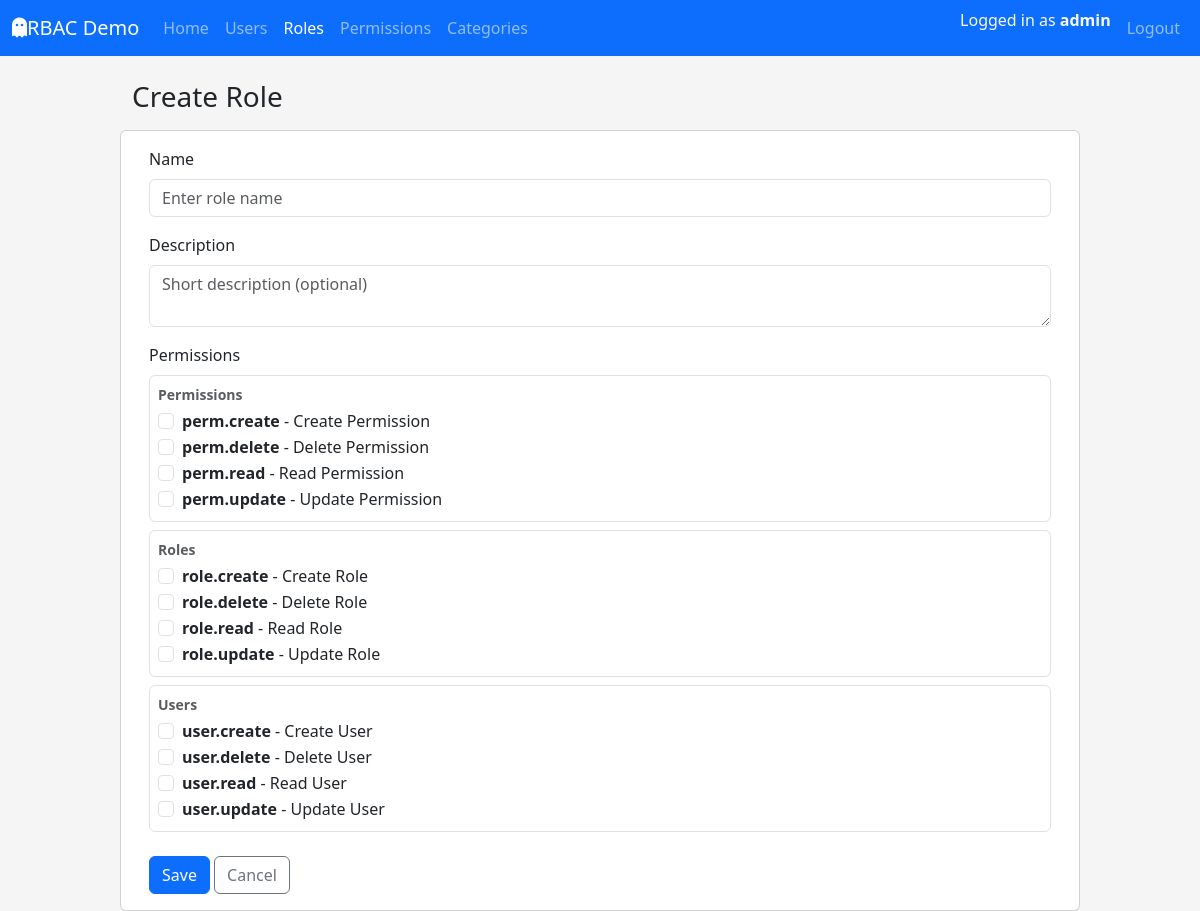
Before: /roles/create (signed in) with the older database file.
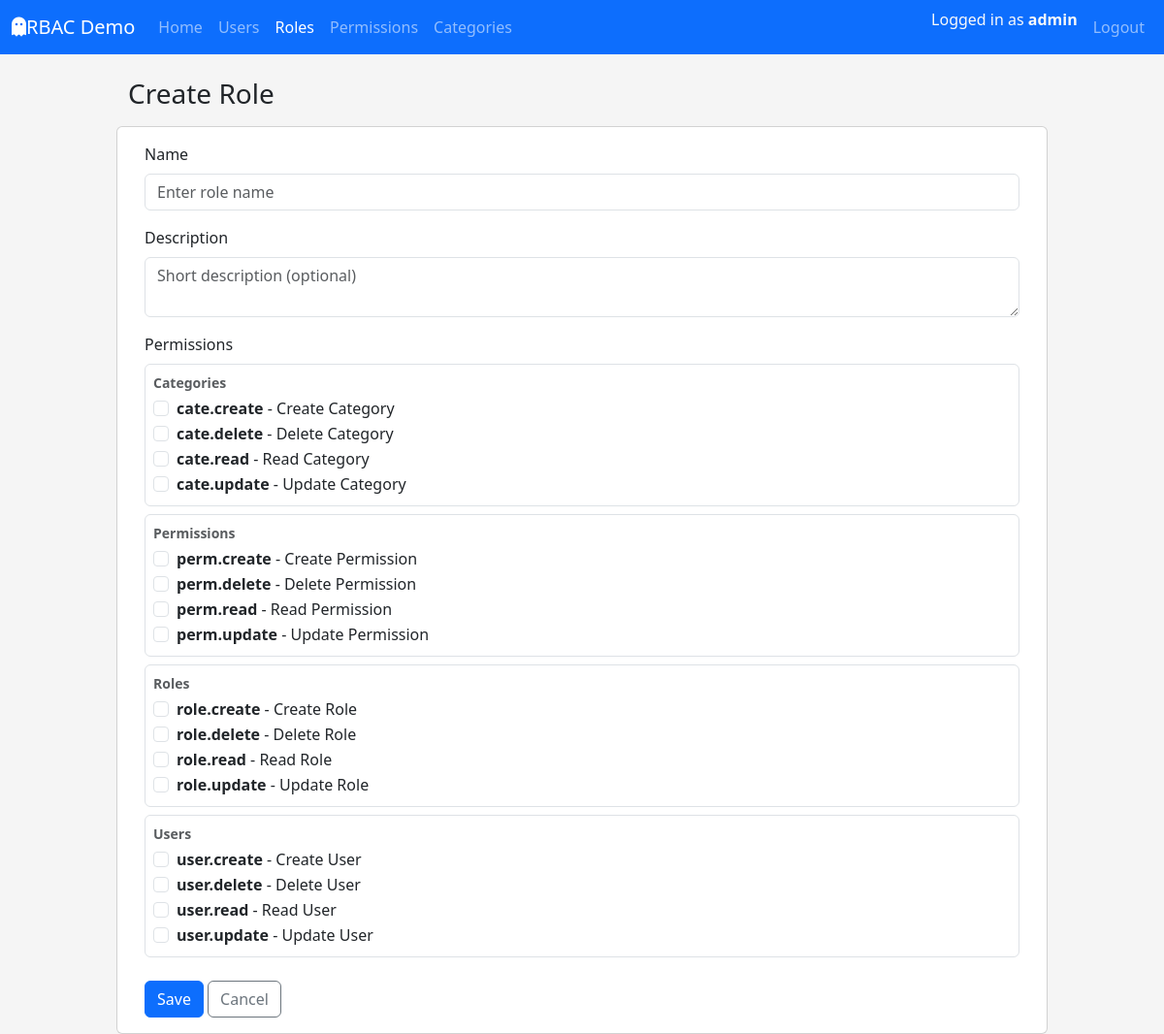
After: the same page with the newer database file.
### app/models/permission.py (models this page shows, shortened)
class PermissionTable(db.Model):
    __tablename__ = "tbl_permissions"
    id = db.Column(db.Integer, primary_key=True)
    code = db.Column(db.String(64), unique=True, nullable=False, index=True)
    name = db.Column(db.String(120), nullable=False)
    description = db.Column(db.String(255))
    module = db.Column(db.String(80), nullable=False, default="General")
    created_at = db.Column(db.DateTime, default=datetime.utcnow, nullable=False)
    updated_at = db.Column(db.DateTime, default=datetime.utcnow,onupdate=datetime.utcnow, nullable=False)
    roles = db.relationship("RoleTable", secondary=tbl_role_permissions, back_populates="permissions")

### app/routes/roles_route.py (the view, shortened to what this page needs)
@role_bp.route('/create', methods=['GET', 'POST'])
@login_required
@permission_required(Perm.ROLE_CREATE)
def create():
    form = RoleCreateForm()
    return render_template("roles/create.html", form=form)

### app/forms/role_forms.py (shortened to what this page needs)
class RoleCreateForm(FlaskForm):
    name = StringField(
        "Name",
        validators=[DataRequired(), Length(min=1, max=80)],
        render_kw={"placeholder": "Enter role name"}
    )
    description = TextAreaField(
        "Description",
        render_kw={"placeholder": "Short description (optional)"}
    )
    permission_ids = MultiCheckboxField(
        "Permissions",
        coerce=int,
        render_kw={"placeholder": "Permissions granted to this role"}
    )
    submit = SubmitField("Save")
    def __init__(self, *args, **kwargs):
        super().__init__(*args, **kwargs)
        self.permission_ids.choices = _permission_choices()
        self.permissions_by_module = _permissions_grouped_by_module()

### app/forms/role_forms.py (called while the page is built)
def _permission_choices():
    return [
        (perm.id, f"{perm.code} - {perm.name}")
        for perm in db.session.scalars(
            db.select(PermissionTable).order_by(PermissionTable.code)
        )
    ]

### app/models/user.py (called while the page is built)
    def get_permission_codes(self) -> set[str]:
        return {perm.code for role in self.roles for perm in role.permissions}

    def has_permission(self, permission_code: str) -> bool:
        return permission_code in self.get_permission_codes()

### app/templates/roles/create.html (shortened to what this page needs)
{% extends "layouts/base.html" %}
{% block content %}
    <div class="row">
        <div class="col-lg-8 col-xl-7">
            <div class="d-flex justify-content-between align-items-center mb-3">
                <h1 class="h3 mb-0">Create Role</h1>
            </div>
        </div>
        <div class="card">
            <div class="card-body">
                {% include "roles/_form.html" %}
            </div>
        </div>
    </div>
{% endblock  %}

### app/templates/roles/_form.html (shortened to what this page needs)
<form method="POST">
  <div class="mb-3">
    {{ form.name.label(class="form-label") }} {{ form.name(class="form-control")
    }}
  </div>
  <div class="mb-3">
    {{ form.description.label(class="form-label") }} {{
    form.description(class="form-control") }}
  </div>
  <div class="mb-3">
    <label class="form-label">{{ form.permission_ids.label.text }}</label>
    {% if form.permissions_by_module %}
    {% for module_name, perms in form.permissions_by_module.items() %}
    <div class="border rounded p-2 mb-2">
      <div class="fw-bold small text-muted mb-1">{{ module_name }}</div>
      {% for perm in perms %}
      <div class="form-check">
        <input
          type="checkbox"
          class="form-check-input"
          id="perm_{{ perm.id }}"
          name="{{ form.permission_ids.name }}"
          value="{{ perm.id }}"
        />
        <label class="form-check-label" for="perm_{{ perm.id }}">
          <strong>{{ perm.code }}</strong> - {{ perm.name }}
        </label>
      </div>
      {% endfor %}
    </div>
    {% endfor %}
    {% else %}
    <p class="text-muted small">No permission defined yet.</p>
    {% endif %}
  </div>
  <div class="mt-4">
    {{ form.submit(class="btn btn-primary") }}
    <a href="{{ url_for('tbl_roles.index') }}" class="btn btn-outline-secondary">
        Cancel
    </a>
</div>
</form>

Changed rows visible on the page:
added PermissionTable: module "Categories", code "cate.create", name "Create Category"
added PermissionTable: code "cate.delete", name "Delete Category", shown under "Categories"
added PermissionTable: code "cate.read", name "Read Category", shown under "Categories"
added PermissionTable: code "cate.update", name "Update Category", shown under "Categories"
